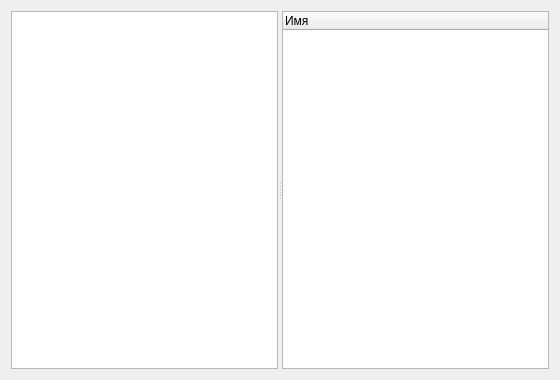
<?xml version="1.0" encoding="UTF-8"?>
<ui version="4.0"><class>Dialog</class><widget class="QDialog" name="Dialog"><property name="geometry"><rect><x>0</x><y>0</y><width>560</width><height>380</height></rect></property><property name="windowTitle"><string>#135 mixed/220_splitter_h</string></property><layout class="QVBoxLayout" name="verticalLayout"><property name="leftMargin"><number>11</number></property><property name="topMargin"><number>11</number></property><property name="rightMargin"><number>11</number></property><property name="bottomMargin"><number>11</number></property><property name="spacing"><number>6</number></property><item><widget class="QSplitter" name="splitter"><property name="orientation"><enum>Qt::Orientation::Horizontal</enum></property><widget class="QListWidget" name="leftList"></widget><widget class="QTreeWidget" name="rightTree"><column><property name="text"><string>Имя</string></property></column></widget></widget></item></layout></widget></ui>
